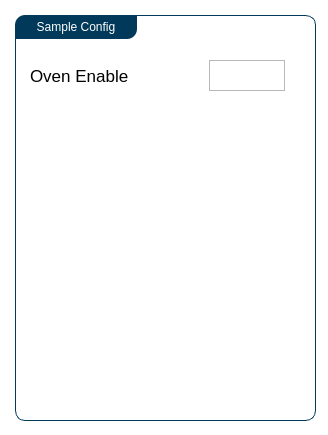
<?xml version="1.0" encoding="UTF-8"?>
<ui version="4.0">
 <class>sampleWindow</class>
 <widget class="QMainWindow" name="sampleWindow">
  <property name="geometry">
   <rect>
    <x>0</x>
    <y>0</y>
    <width>328</width>
    <height>435</height>
   </rect>
  </property>
  <property name="windowTitle">
   <string>UrsaPQ Remote - Sample</string>
  </property>
  <property name="styleSheet">
   <string notr="true">#centralwidget{
	background-color: rgb(255, 255, 255);
}

QLabel {
	font-size: 12.5pt;
}

QGroupBox {
    border: 1px solid gray;
    border-color: #003959;
    border-radius: 10px;
}

QGroupBox::title {
    subcontrol-position: top left;
 	border-top-left-radius: 10px;
 	border-bottom-right-radius: 10px;
    padding: 5px 20px;
    background-color: #003959;
    color: rgb(255, 255, 255);
}</string>
  </property>
  <widget class="QWidget" name="centralwidget">
   <widget class="QGroupBox" name="groupBox_4">
    <property name="geometry">
     <rect>
      <x>15</x>
      <y>15</y>
      <width>301</width>
      <height>406</height>
     </rect>
    </property>
    <property name="title">
     <string>Sample Config</string>
    </property>
    <widget class="QLabel" name="label">
     <property name="geometry">
      <rect>
       <x>15</x>
       <y>45</y>
       <width>106</width>
       <height>31</height>
      </rect>
     </property>
     <property name="text">
      <string>Oven Enable</string>
     </property>
    </widget>
    <widget class="QFrame" name="ovenToggleBox">
     <property name="geometry">
      <rect>
       <x>194</x>
       <y>45</y>
       <width>76</width>
       <height>31</height>
      </rect>
     </property>
     <property name="frameShape">
      <enum>QFrame::StyledPanel</enum>
     </property>
     <property name="frameShadow">
      <enum>QFrame::Raised</enum>
     </property>
    </widget>
   </widget>
  </widget>
 </widget>
 <resources/>
 <connections/>
</ui>
